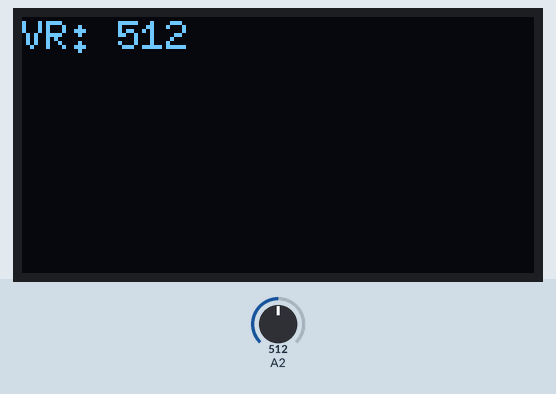
Simulated run of this sketch. Board: Arduino Uno, built with avr-gcc and run on an emulated ATmega328P. Shown: 128×64 one-colour display. The test bench sets the inputs (shaded band); at power-on: A2 = 512.

Above: at 1.2 s.
1.3 s: A2 set to 716
At 1.7 s:
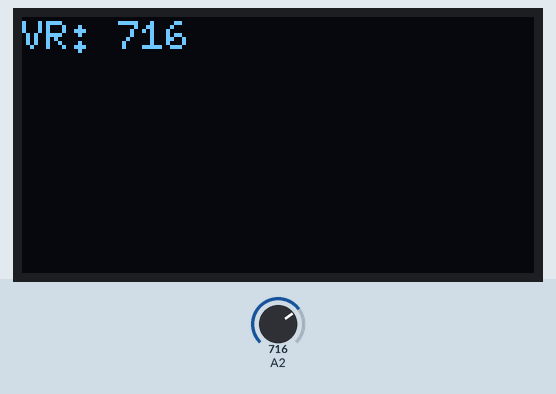
2.8 s: A2 set to 900
At 3.6 s:
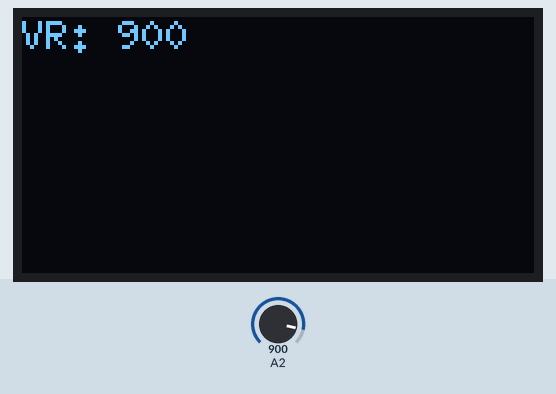
4.3 s: A2 set to 1023
At 5.5 s:
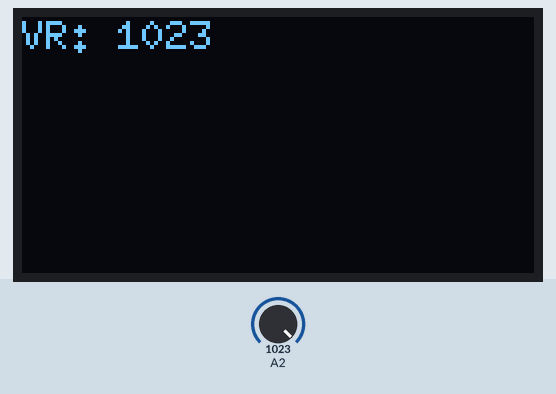
Timing chart, 0 to 7.3 s (numbered marks = the images above; inputs shaded):
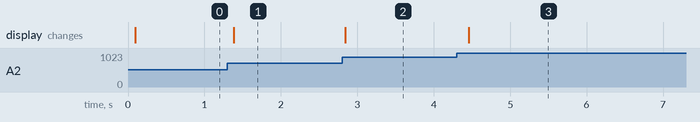

The sketch:

VR.ino
```cpp
/*
 * Generated using BlocklyDuino:
 *
 * https://github.com/MediaTek-Labs/BlocklyDuino-for-LinkIt
 *
 * Date: Sat, 02 Oct 2021 15:43:23 GMT
 */
/*  部份程式由吉哥積木產生  */
/*  https://sites.google.com/jes.mlc.edu.tw/ljj/linkit7697  */
#include "Wire.h"
#include "U8g2lib.h"

U8G2_SSD1306_128X64_NONAME_F_HW_I2C u8g2(U8G2_R0, /* reset=*/ U8X8_PIN_NONE);
int clock_center_x=64;
int clock_center_y=32;

void setup()
{
  u8g2.begin();
  u8g2.enableUTF8Print();
  u8g2.setFont(u8g2_font_6x10_tf);
  u8g2.setFontRefHeightExtendedText();
  u8g2.setDrawColor(1);
  u8g2.setFontPosTop();
  u8g2.setFontDirection(0);

  u8g2.clearDisplay();
  pinMode(16, INPUT);
}


void loop()
{
  u8g2.firstPage();
  do {
    u8g2.setCursor(0, 0);
    u8g2.print(String(String("VR: ")+String(analogRead(16))).c_str());

    u8g2.sendBuffer();
  } while (u8g2.nextPage());
  delay(100);
}
```

Measured:
- after the input at 1.3 s, the display: changes after 0.09 s (image 1)
- after the input at 2.8 s, the display: changes at once (image 2)
- after the input at 4.3 s, the display: changes after 0.16 s (image 3)
